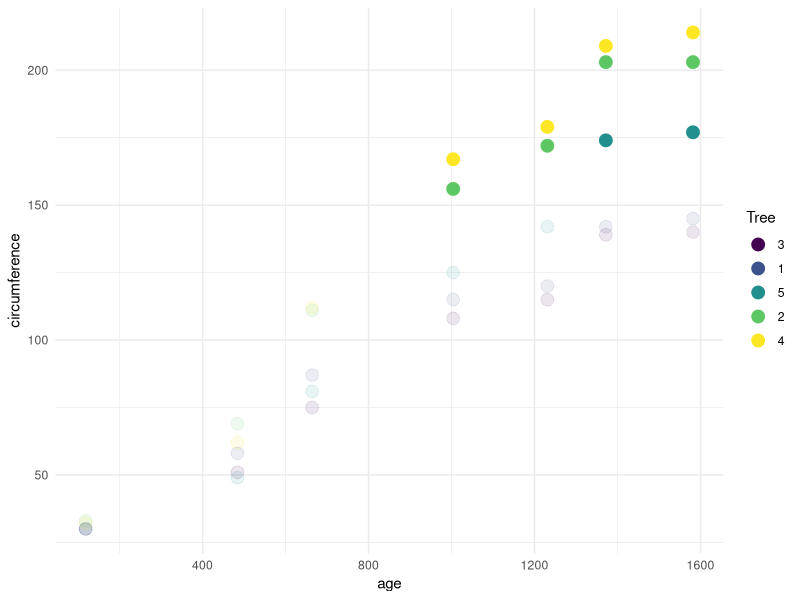
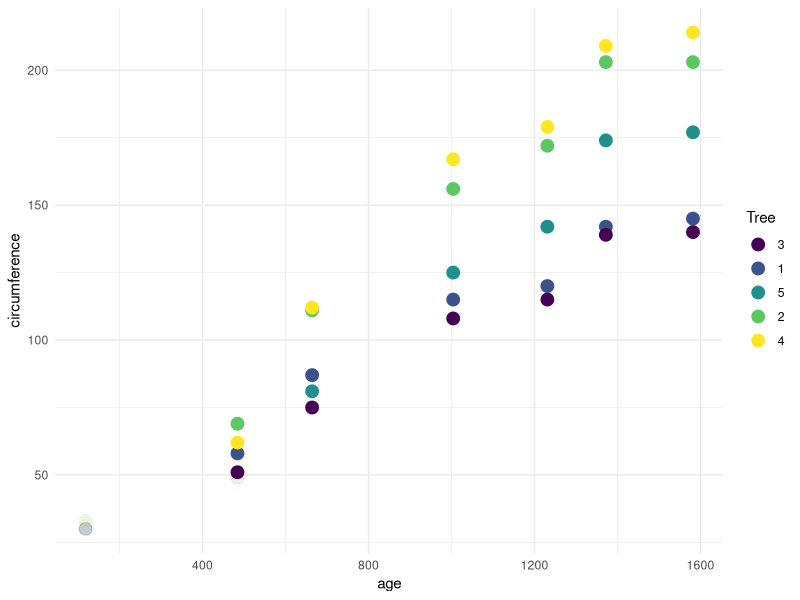

Write the R code that produced these figures, in order.
## ---- chunk 1

library(ggplot2)
data("Orange")

plot.circ <- function(cutoff){
Orange$circumference.above <- ifelse(Orange$circumference > cutoff, 
                                     Orange$circumference, NA)
data <- cbind(1:5); 
data1 <- cbind(15:20)
data2 <- cbind(25:30)

for (i in 1:nrow(data)) {
  if (i == 1) {
    print("i is 1")
  } else {
    print("i is not 1")
  }
  for (j in 1:nrow(data1)) {
    print(paste("FOR 2: ", j))
    for (k in 1:nrow(data2)) {
      cat(paste("FOR 3: ", k, "\n"))
    }
  }
}
ggplot(Orange, aes(age, circumference, color=Tree)) + 
        geom_point(size=4, alpha=0.1) + 
        geom_point(aes(x= age, y = circumference.above, color=Tree), size=4, alpha=1, inherit.aes = FALSE) + 
        theme_minimal()
}

plot.circ(150)
plot.circ(50)

